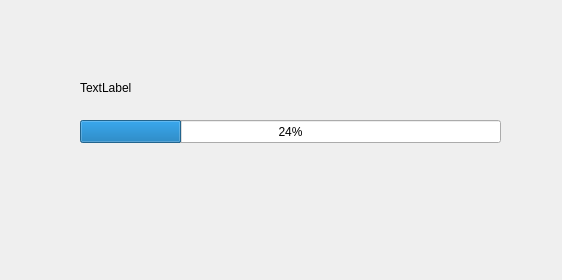
<?xml version="1.0" encoding="UTF-8"?>
<ui version="4.0">
 <class>UpgradeMainWindow</class>
 <widget class="QWidget" name="UpgradeMainWindow">
  <property name="geometry">
   <rect>
    <x>0</x>
    <y>0</y>
    <width>562</width>
    <height>280</height>
   </rect>
  </property>
  <property name="windowTitle">
   <string>升级程序</string>
  </property>
  <widget class="QProgressBar" name="progressBar">
   <property name="geometry">
    <rect>
     <x>80</x>
     <y>120</y>
     <width>421</width>
     <height>23</height>
    </rect>
   </property>
   <property name="value">
    <number>24</number>
   </property>
  </widget>
  <widget class="QLabel" name="label">
   <property name="geometry">
    <rect>
     <x>80</x>
     <y>80</y>
     <width>391</width>
     <height>16</height>
    </rect>
   </property>
   <property name="text">
    <string>TextLabel</string>
   </property>
  </widget>
 </widget>
 <layoutdefault spacing="6" margin="11"/>
 <resources/>
 <connections/>
</ui>
